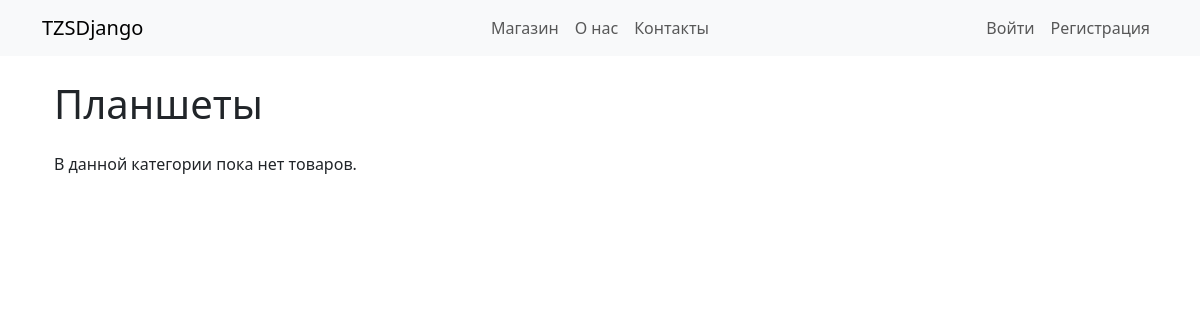
Page /category/3/ on the earlier database version.
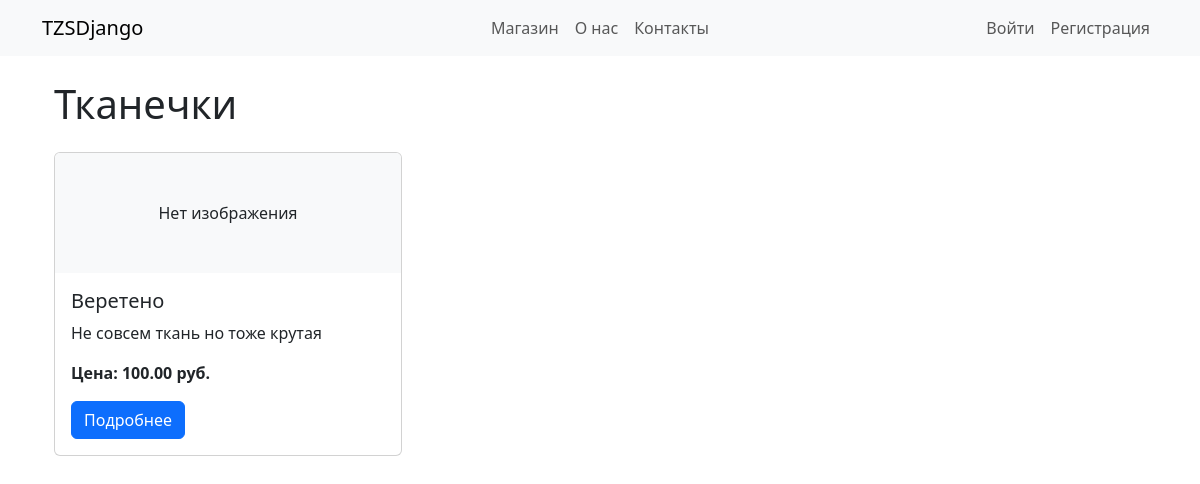
Same page on the later database version.
### Store/models.py (models this page shows, shortened)
class Category(models.Model):
    name = models.CharField(max_length=255)

class Product(models.Model):
    category = models.ForeignKey(
        Category, on_delete=models.SET_NULL, null=True, blank=True
    )
    name = models.CharField(max_length=255)
    description = models.TextField()
    price = models.DecimalField(max_digits=10, decimal_places=2)
    image = models.ImageField(upload_to='products/', null=True, blank=True)

### Store/views.py (the view)
# urls.py: path('category/<int:category_id>/', CategoryProductsView, name='category_products'),# Список товаров по категории
def CategoryProductsView(request, category_id):
    category = get_object_or_404(Category, id=category_id)
    products = Product.objects.filter(category=category)
    context = {
        'category': category,
        'products': products
    }
    return render(request, 'category_products.html', context)

### Store/templates/category_products.html (shortened to what this page needs)
{% extends 'base.html' %}
{% block content %}
    <div class="container">
        <h1 class="mb-4">{{ category.name }}</h1>
        {% if products %}
            <div class="row row-cols-1 row-cols-md-3 g-4">
                {% for product in products %}
                    <div class="col">
                        <div class="card h-100">
                            {% if product.image %}
                                <img src="{{ product.image.url }}" class="card-img-top" alt="{{ product.name }}">
                            {% else %}
                                <div class="card-img-top bg-light text-center py-5">Нет изображения</div>
                            {% endif %}
                            <div class="card-body">
                                <h5 class="card-title">{{ product.name }}</h5>
                                {% if product.description %}
                                    <p class="card-text">{{ product.description|truncatewords:20 }}</p>
                                {% endif %}
                                <p class="card-text"><strong>Цена: {{ product.price }} руб.</strong></p>
                                <a href="{% url 'product_detail' product.id %}" class="btn btn-primary">Подробнее</a>
                            </div>
                        </div>
                    </div>
                {% endfor %}
            </div>
        {% else %}
            <p>В данной категории пока нет товаров.</p>
        {% endif %}
    </div>
{% endblock %}

Differences in the rows shown:
changed Category: name "Планшеты" → "Тканечки"
added Product: image "Нет изображения", name "Веретено", description "Не совсем ткань но тоже крутая", price "100.00"
Other differences:
text no longer shown: "В данной категории пока нет товаров."
